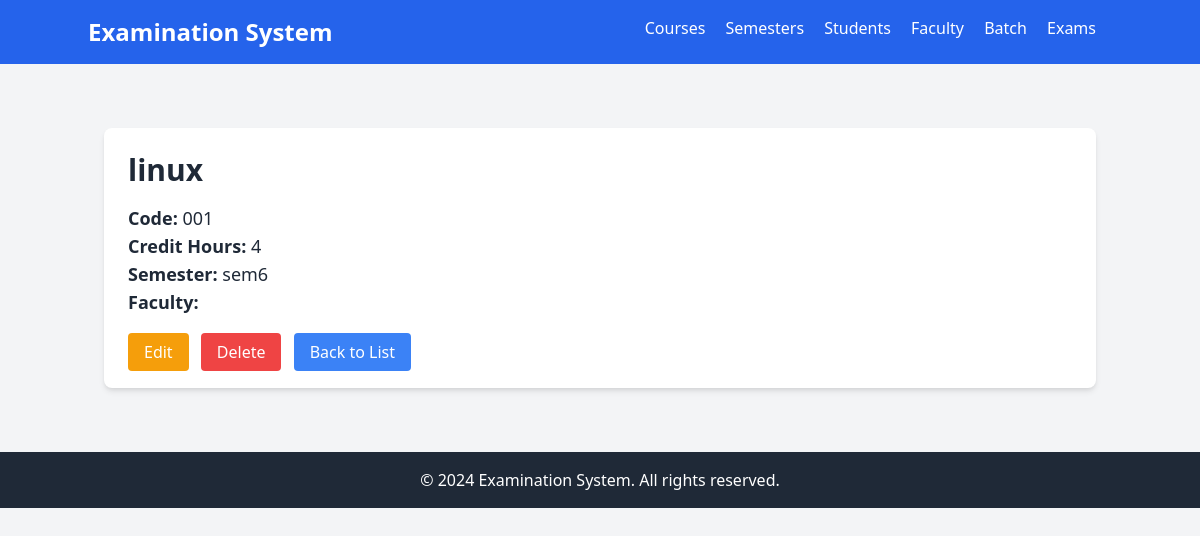
The app's page /course/1/ with its own data.
### exam/models.py (models this page shows, shortened)
class Course(models.Model):
    code = models.CharField(max_length=10, unique=True)
    title = models.CharField(max_length=100)
    credit_hours = models.IntegerField()
    semester = models.ForeignKey(Semester, on_delete=models.CASCADE)
    faculties = models.ManyToManyField(Faculty)

class Semester(models.Model):
    name = models.CharField(max_length=100)
    start_date = models.DateField()
    end_date = models.DateField()

### exam/views.py (the view)
# urls.py: path('course/<int:pk>/', views.course_detail, name='course_detail'),
def course_detail(request, pk):
    course = Course.objects.get(pk=pk)
    return render(request, 'courses/course_detail.html', {'course': course})

### exam/templates/courses/course_detail.html
{% extends "layout.html" %}
{% block content %}
<div class="container mx-auto px-4 py-8">
    <div class="bg-white shadow-md rounded-lg p-6">
        <h1 class="text-3xl font-bold mb-4">{{ course.title }}</h1>
        <p class="text-lg"><strong>Code:</strong> {{ course.code }}</p>
        <p class="text-lg"><strong>Credit Hours:</strong> {{ course.credit_hours }}</p>
        <p class="text-lg"><strong>Semester:</strong> {{ course.semester.name }}</p>
        <p class="text-lg"><strong>Faculty:</strong> {{ course.faculty.name }}</p>
        <div class="mt-6">
            <a href="{% url 'update_course' course.pk %}" class="bg-yellow-500 text-white py-2 px-4 rounded hover:bg-yellow-600">Edit</a>
            <a href="{% url 'delete_course' course.pk %}" class="bg-red-500 text-white py-2 px-4 rounded hover:bg-red-600 ml-2">Delete</a>
            <a href="{% url 'course_list' %}" class="bg-blue-500 text-white py-2 px-4 rounded hover:bg-blue-600 ml-2">Back to List</a>
        </div>
    </div>
</div>
{% endblock  %}

### records on screen
Course: title "linux", code "001", credit_hours "4", semester.name "sem6"
